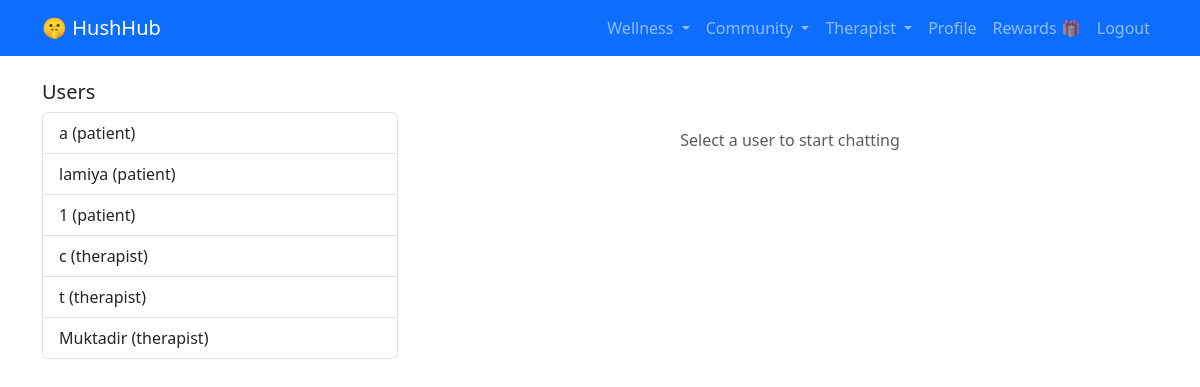
Page /community/inbox/ (signed in) on the earlier database version.
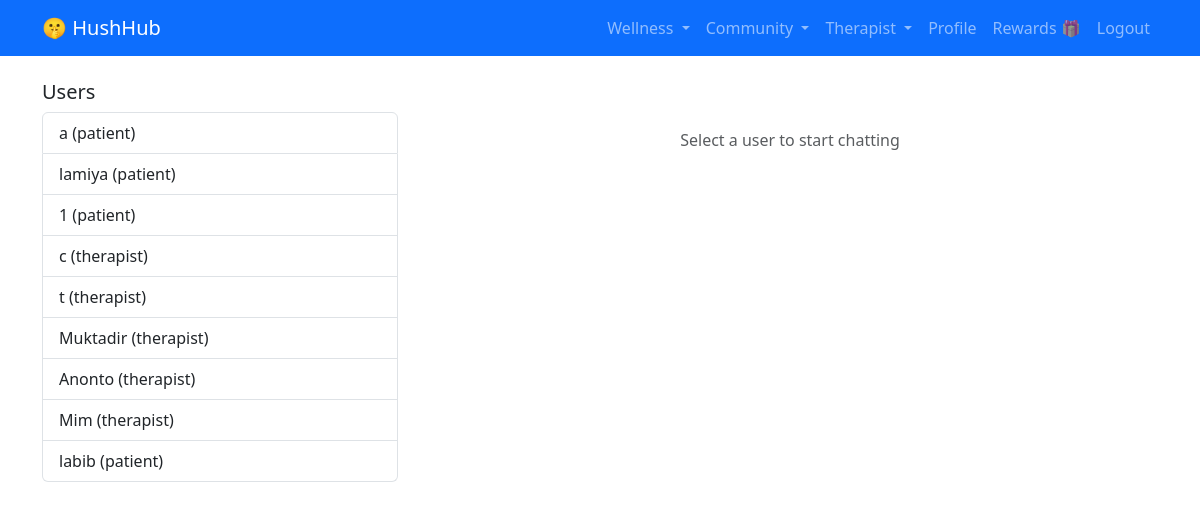
Same page on the later database version.
### accounts/models.py (models this page shows, shortened)
class User(AbstractUser):
    USER_TYPES = (
        ('patient', 'Patient'),
        ('therapist', 'Therapist'),
    )
    user_type = models.CharField(max_length=10, choices=USER_TYPES, default='patient')
    bio = models.TextField(blank=True)
    phone = models.CharField(max_length=15, blank=True)
    profile_picture = models.ImageField(upload_to='profiles/', blank=True, null=True)

### community/views.py (the view, shortened to what this page needs)
# urls.py: path('inbox/', views.inbox, name='inbox'),
@login_required
def inbox(request):
    users = User.objects.exclude(id=request.user.id)
    selected_user_id = request.GET.get('user')
    conversation = []
    selected_user = None
    return render(request, 'community/inbox.html', {
        'users': users,
        'conversation': conversation,
        'selected_user': selected_user
    })

### community/templates/community/inbox.html (shortened to what this page needs)
{% extends 'base.html' %}
{% block content %}
<div class="row">
    <div class="col-md-4">
        <h5>Users</h5>
        <div class="list-group">
            {% for u in users %}
                <a href="?user={{ u.id }}" class="list-group-item {% if selected_user.id == u.id %}active{% endif %}">
                    {{ u.username }} ({{ u.user_type }})
                </a>
            {% endfor %}
        </div>
    </div>
    <div class="col-md-8">
        {% if selected_user %}
            <h5>Chat with {{ selected_user.username }}</h5>
            <div class="border p-3 mb-3" style="height: 400px; overflow-y: scroll; background: #f8f9fa;">
                {% for msg in conversation %}
                    <div class="mb-2 {% if msg.sender == user %}text-end{% endif %}">
                        <div style="display: inline-block; max-width: 70%;">
                            <span class="badge {% if msg.sender == user %}bg-primary{% else %}bg-secondary{% endif %}">
                                {{ msg.sender.username }}
                            </span>
                            <div class="p-2 rounded {% if msg.sender == user %}bg-primary text-white{% else %}bg-white{% endif %}" style="margin-top: 5px;">
                                {{ msg.content }}
                            </div>
                            <small class="text-muted">{{ msg.created_at|date:"M d, h:i A" }}</small>
                        </div>
                    </div>
                {% endfor %}
            </div>
            <form method="post">
                {% csrf_token %}
                <input type="hidden" name="receiver_id" value="{{ selected_user.id }}">
                <div class="input-group">
                    <input type="text" name="content" class="form-control" placeholder="Type message..." required>
                    <button class="btn btn-primary" type="submit">Send</button>
                </div>
            </form>
        {% else %}
            <div class="text-center mt-5">
                <p class="text-muted">Select a user to start chatting</p>
            </div>
        {% endif %}
    </div>
</div>
{% endblock %}

Differences in the rows shown:
added User: username "Anonto", user_type "therapist"
added User: username "Mim", user_type "therapist"
added User: username "labib", user_type "patient"
